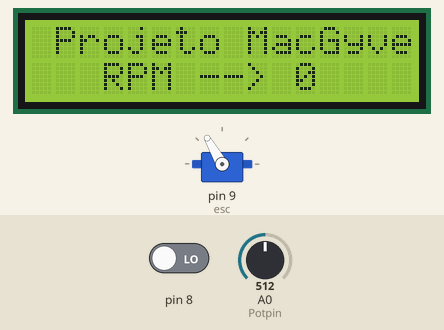
Recording of a sketch running on a simulated Arduino Uno, built with avr-gcc and run on an emulated ATmega328P. Shown: 16×2 character LCD, servo. Inputs (shaded band) come from the test bench; at power-on: A0 (Potpin) = 512, pin 8 LOW. What the sketch prints to the serial monitor is not drawn.

Above: at 1.6 s.
1.7 s: A0 (Potpin) set to 716
At 3.1 s:
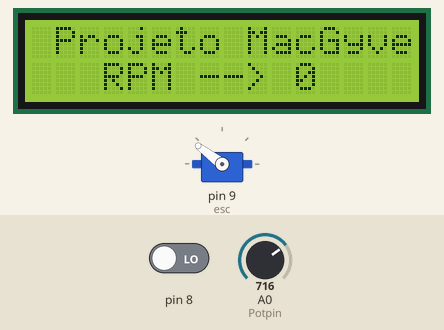
3.9 s: A0 (Potpin) set to 900
At 5.5 s:
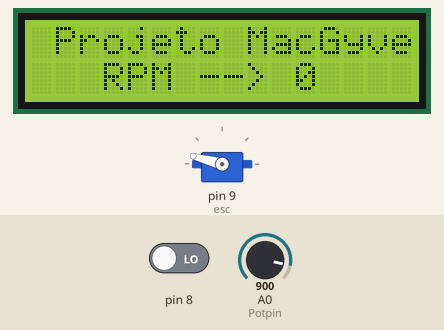
6.3 s: A0 (Potpin) set to 1023
At 7.8 s:
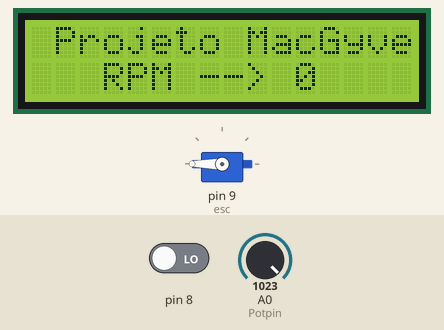
8.8 s: A0 (Potpin) set to 511
At 10.1 s:
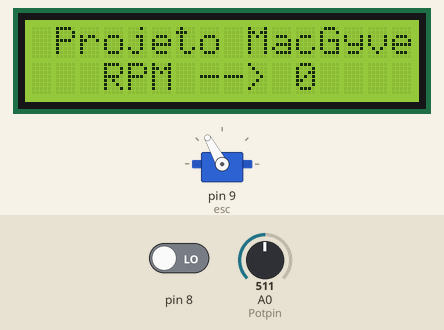
11.2 s: A0 (Potpin) set to 306
At 12.5 s:
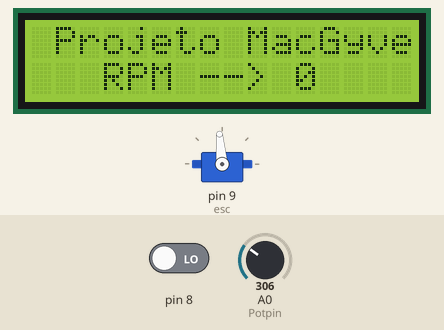
13.6 s: A0 (Potpin) set to 122
At 16.0 s:
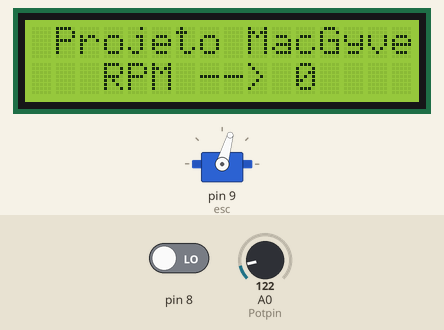
Timing chart, 0 to 17.0 s (numbered marks = the images above; inputs shaded):
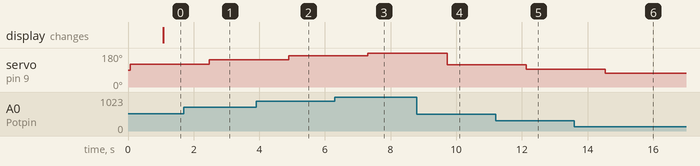

Measured:
- after the input at 1.7 s, servo on pin 9 (esc): 120° → 143° after 0.78 s
- after the input at 3.9 s, servo on pin 9 (esc): 143° → 165° after 0.99 s
- after the input at 6.3 s, servo on pin 9 (esc): 165° → 180° after 1.0 s
- after the input at 8.8 s, servo on pin 9 (esc): 180° → 119° after 0.92 s
- after the input at 11.2 s, servo on pin 9 (esc): 119° → 95° after 0.93 s
- after the input at 13.6 s, servo on pin 9 (esc): 95° → 74° after 0.95 s

The sketch:

CodeMacV1.ino
```cpp
#include <LiquidCrystal.h>
#include <Servo.h>
//esc
Servo esc;
int Potpin = 0;
//hall funcao getRPM
const int maxRPM = 10200;
const unsigned long sampleTime=1000;


//Define os pinos que serão utilizados para ligação ao display
LiquidCrystal lcd(12, 11, 5, 4, 3, 2);

void setup()
{
  //Define o número de colunas e linhas do LCD
  lcd.begin(16, 2);
  //hall
  pinMode(8,INPUT);
  // esc
  esc.attach(9);
  Serial.begin(9600);
}

void loop()
{

  //esc
  int Pot = analogRead(Potpin);
  Pot = map(Pot, 0, 1023, 60, 180);
  Serial.println(Pot);
  esc.write(Pot);

  //lcd
  int rpm=getRPM();
  //Limpa a tela
  lcd.clear();
  //Posiciona o cursor na coluna 3, linha 0;
  lcd.setCursor(1, 0);
  //Envia o texto entre aspas para o LCD
  lcd.print("Projeto MacGyver ");
  lcd.setCursor(3, 1);
  lcd.print("RPM -->");
  lcd.setCursor(11, 1);
  lcd.print(rpm);
  delay(200);


}
 // hall
 int getRPM()
  {
  // sample for sampleTime in millisecs
  int kount=0;
  boolean kflag=LOW;
  unsigned long currentTime=0;
  unsigned long startTime=millis();
  while (currentTime<=sampleTime)
  {
    if (digitalRead(8)==HIGH)
    {
      kflag=HIGH;
    }
    if (digitalRead(8)==LOW && kflag==HIGH)
    {
      kount++;
      kflag=LOW;
    }
    currentTime=millis()-startTime;
  }
  int kount2rpm = int(60000./float(sampleTime))*kount;
  return kount2rpm;
  }
```
